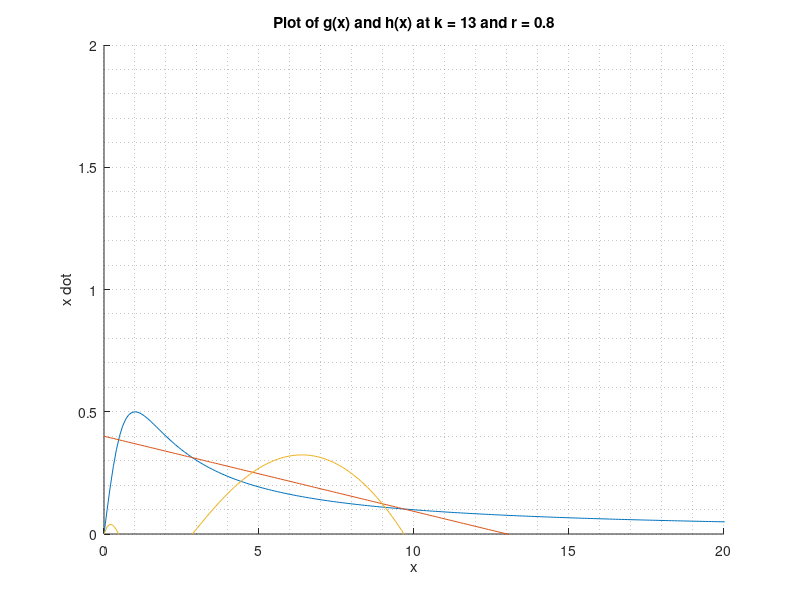

Source code (MATLAB): (Note: this script raises an error after producing the figure.)
clear all;
close all;

r = 0.4;%parameter r
k = 13;%parameter k

x = 0:0.1:50;%defining the x axis
h = r*(1-x./k);%defining h(x)
g = (x)./(1+x.^2);%defining g(x)
t = r.*x.*(1-x./k) - (x.^2)./(1+x.^2);

%setting up and plotting the figure of the h(x) and g(x)
figure(1);
hold on
plot(x,g);
plot(x,h);
plot(x,t);
title("Plot of g(x) and h(x) at k = 13 and r = 0.8");
xlim([0,20]);
ylim([0,2]);

grid minor;
xlabel("x");
ylabel("x dot");

%finding the intersection
[xi, yi] = polyxpoly(x,g,x,h)
plot(xi,yi,'ok')

legend("g(x)", "h(x)", "x dot = 0", "Intersection");

f = @(t,x)[(r*x(1))*(1-(x(1)/k)) - (x(1)^2)/(1 + x(1)^2)];
    
x0 = 0;

[t,x] = ode45(f,[0 100], x0);

figure(2)
hold on
plot(t,x,"r")

x0 = 0.4;

[t,x] = ode45(f,[0 100], x0);

plot(t,x,"b")

x0 = 0.6;

[t,x] = ode45(f,[0 100], x0);

plot(t,x)

x0 = 0.9;

[t,x] = ode45(f,[0 100], x0);

plot(t,x)

x0 = 1.4;

[t,x] = ode45(f,[0 100], x0);

plot(t,x)

x0 = 1.9;

[t,x] = ode45(f,[0 100], x0);

plot(t,x)

x0 = 16.7285;

[t,x] = ode45(f,[0 100], x0);

plot(t,x)
legend("x(t) for x0 = 0","x(t) for x0 = 0.4","x(t) for x0 = 0.6","x(t) for x0 = 0.9","x(t) for x0 = 1.4","x(t) for x0 = 1.9", "x(t) for x0 = 16.72"); 
title("x(t) for different initial conditions");
grid minor;
xlabel("t");
ylabel("x");